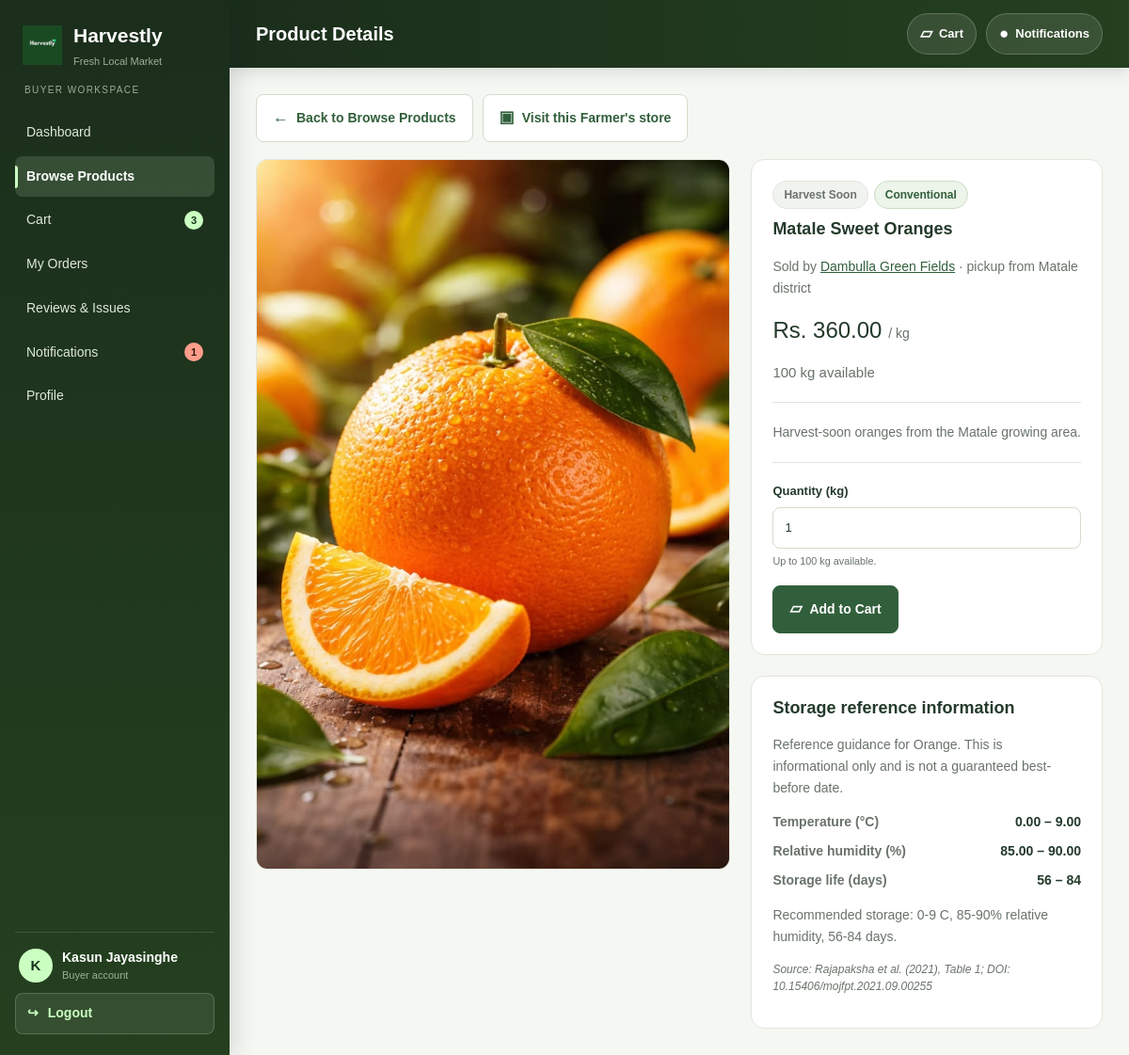
The page /Controller/Buyer/ProductDetailsController.php?id=9 (signed in) on the database its author committed.
### tables this page shows
CREATE TABLE IF NOT EXISTS products (
    product_id BIGINT UNSIGNED AUTO_INCREMENT PRIMARY KEY,
    farmer_id BIGINT UNSIGNED NOT NULL,
    category_id SMALLINT UNSIGNED NOT NULL,
    product_name VARCHAR(150) NOT NULL,
    description TEXT NULL,
    unit_price DECIMAL(12,2) NOT NULL,
    available_quantity DECIMAL(12,3) NOT NULL DEFAULT 0.000,
    unit_label VARCHAR(30) NOT NULL DEFAULT 'kg',
    listing_type ENUM('AVAILABLE_NOW','HARVEST_SOON','SEASONAL') NOT NULL,
    growing_method ENUM('ORGANIC','CONVENTIONAL','MIXED') NULL,
    shelf_life_reference_id BIGINT UNSIGNED NULL,
    harvest_date DATE NULL,
    available_from_date DATE NULL,
    season_start_date DATE NULL,
    season_end_date DATE NULL,
    best_before_date DATE NULL,
    storage_guidance TEXT NULL,
    listing_status ENUM('ACTIVE','INACTIVE','EXPIRED','SOLD_OUT') NOT NULL DEFAULT 'ACTIVE',
    created_at TIMESTAMP NOT NULL DEFAULT CURRENT_TIMESTAMP,
    updated_at TIMESTAMP NOT NULL DEFAULT CURRENT_TIMESTAMP ON UPDATE CURRENT_TIMESTAMP,
    CONSTRAINT fk_product_farmer
        FOREIGN KEY (farmer_id) REFERENCES users(user_id),
    CONSTRAINT fk_product_category
        FOREIGN KEY (category_id) REFERENCES product_categories(category_id),
    CONSTRAINT fk_product_shelf_reference
        FOREIGN KEY (shelf_life_reference_id) REFERENCES shelf_life_references(shelf_life_reference_id),
    KEY idx_product_farmer_status (farmer_id, listing_status),
    KEY idx_product_category_status (category_id, listing_status),
    KEY idx_product_listing_type (listing_type),
    KEY idx_product_best_before (best_before_date),
    KEY idx_product_name (product_name)
);

CREATE TABLE IF NOT EXISTS users (
    user_id BIGINT UNSIGNED AUTO_INCREMENT PRIMARY KEY,
    role ENUM('BUYER','FARMER','COURIER_PARTNER','ADMIN') NOT NULL,
    full_name VARCHAR(120) NOT NULL,
    email VARCHAR(190) NOT NULL,
    password_hash VARCHAR(255) NOT NULL,
    phone VARCHAR(25) NULL,
    account_status ENUM('PENDING','ACTIVE','REJECTED','SUSPENDED') NOT NULL DEFAULT 'PENDING',
    last_login_at DATETIME NULL,
    created_at TIMESTAMP NOT NULL DEFAULT CURRENT_TIMESTAMP,
    updated_at TIMESTAMP NOT NULL DEFAULT CURRENT_TIMESTAMP ON UPDATE CURRENT_TIMESTAMP,
    UNIQUE KEY uq_users_email (email),
    KEY idx_users_role_status (role, account_status)
);

CREATE TABLE IF NOT EXISTS shelf_life_references (
    shelf_life_reference_id BIGINT UNSIGNED AUTO_INCREMENT PRIMARY KEY,
    product_reference_name VARCHAR(120) NOT NULL,
    temperature_min_c DECIMAL(5,2) NULL,
    temperature_max_c DECIMAL(5,2) NULL,
    humidity_min_percent DECIMAL(5,2) NULL,
    humidity_max_percent DECIMAL(5,2) NULL,
    storage_life_min_days SMALLINT UNSIGNED NULL,
    storage_life_max_days SMALLINT UNSIGNED NULL,
    storage_guidance TEXT NULL,
    source_reference VARCHAR(500) NULL,
    is_active TINYINT(1) NOT NULL DEFAULT 1,
    created_at TIMESTAMP NOT NULL DEFAULT CURRENT_TIMESTAMP,
    updated_at TIMESTAMP NOT NULL DEFAULT CURRENT_TIMESTAMP ON UPDATE CURRENT_TIMESTAMP,
    UNIQUE KEY uq_shelf_life_product (product_reference_name),
    KEY idx_shelf_life_active (is_active)
);

### Controller/Buyer/ProductDetailsController.php (called while the page is built, shortened)
<?php
require_once __DIR__ . '/../../config/app.php';
require_once __DIR__ . '/../../Model/Buyer/Product.php';
$model = new Product();
$id = (int)($_GET['id'] ?? 0);
$product = $id > 0 ? $model->getProductById($id) : null;
require __DIR__ . '/../../View/Buyer/product-details.php';

### config/app.php (called while the page is built, shortened)
<?php
require_once __DIR__ . '/database.php';
require_once __DIR__ . '/status.php';
function db(): mysqli {
    return getDBConnection();
}
function url(string $path = ''): string {
    return rtrim(BASE_URL, '/') . '/' . ltrim($path, '/');
}
function e($value): string {
    return htmlspecialchars((string)$value, ENT_QUOTES, 'UTF-8');
}
function buyerRoute(string $controller, string $query = ''): string {
    $path = 'Controller/Buyer/' . ltrim($controller, '/');
    return url($path . ($query !== '' ? ('?' . ltrim($query, '?')) : ''));
}
function bindMysqliParams(mysqli_stmt $stmt, string $types, array &$params): void {
    $refs = [$types];
    foreach ($params as $key => &$value) {
        $refs[] = &$value;
    }
    $stmt->bind_param(...$refs);
}
function db_fetch_all(string $sql, string $types = '', array $params = []): array {
    $stmt = db()->prepare($sql);
    bindMysqliParams($stmt, $types, $params);
    if (!$stmt->execute()) {
        $stmt->close();
        return [];
    }
    $result = $stmt->get_result();
    $rows = $result ? $result->fetch_all(MYSQLI_ASSOC) : [];
    return $rows;
}
function db_fetch_one(string $sql, string $types = '', array $params = []): ?array {
    $rows = db_fetch_all($sql, $types, $params);
    return $rows[0] ?? null;
}

### config/database.php (called while the page is built, shortened)
<?php
function getDBConnection() {
    static $conn = null;
    if ($conn === null) {
        $conn = new mysqli(DB_HOST, DB_USER, DB_PASS, DB_NAME, DB_PORT);
        $conn->set_charset("utf8mb4");
        $conn->query("SET time_zone = '+05:30'");
    }
    return $conn;
}

### Model/Buyer/Product.php (called while the page is built, shortened)
<?php
final class Product
{
    private function imageUrl(?string $path, string $name = '', string $category = ''): string
    {
        $path = trim((string)$path);
        return url($path);
    }
    private function map(array $row): array
    {
        $row['id'] = (int)$row['id'];
        $row['farmer_id'] = (int)$row['farmer_id'];
        $row['price'] = (float)$row['price'];
        $row['rating'] = (float)($row['rating'] ?? 0);
        $row['reviews'] = (int)($row['reviews'] ?? 0);
        $row['organic'] = ($row['growing_method'] ?? '') === 'ORGANIC';
        $row['stock'] = (float)($row['stock'] ?? 0);
        $row['image'] = $this->imageUrl($row['image'] ?? '', $row['name'] ?? '', $row['category'] ?? '');
        $row['harvest_date'] = (string)($row['harvest_date'] ?? '');
        $row['shelf_reference'] = empty($row['shelf_life_reference_id'])
            ? null
            : db_fetch_one(
                'SELECT * FROM shelf_life_references WHERE shelf_life_reference_id=? AND is_active=1',
                'i',
                [(int)$row['shelf_life_reference_id']]
            );
        return $row;
    }
    private function baseSelect(): string
    {
        return "
            SELECT
                p.product_id AS id, p.shelf_life_reference_id,
                p.farmer_id,
                p.product_name AS name,
                p.unit_price AS price,
                p.unit_label AS unit,
                u.full_name AS farmer,
                COALESCE((
                    SELECT AVG(r.rating) FROM reviews r WHERE r.farmer_id = p.farmer_id
                ), 0) AS rating,
                COALESCE((
                    SELECT COUNT(*) FROM reviews r WHERE r.farmer_id = p.farmer_id
                ), 0) AS reviews,
                p.available_quantity AS stock,
                (
                    SELECT pi.image_path
                    FROM product_images pi
                    WHERE pi.product_id = p.product_id
                    ORDER BY pi.is_primary DESC, pi.image_id ASC
                    LIMIT 1
                ) AS image,
                p.description,
                p.harvest_date,
                COALESCE(fp.farm_name, u.full_name) AS farm,
                p.listing_type,
                p.growing_method,
                c.category_name AS category,
                d.district_name AS district
            FROM products p
            JOIN users u ON u.user_id = p.farmer_id
            JOIN product_categories c ON c.category_id = p.category_id
            JOIN farmer_profiles fp ON fp.farmer_id = p.farmer_id
            LEFT JOIN districts d ON d.district_id = fp.district_id
        ";
    }
    private function visibilityClause(): string
    {
        return "WHERE p.listing_status = 'ACTIVE'
                AND u.account_status = 'ACTIVE'
                AND fp.verification_status = 'APPROVED'
                AND c.is_active = 1";
    }
    public function getProductById(int $id): ?array
    {
        $row = db_fetch_one(
            $this->baseSelect() . ' ' . $this->visibilityClause() . '
             AND p.product_id = ?
             LIMIT 1',
            'i',
            [$id]
        );
        return $row ? $this->map($row) : null;
    }
}

### config/status.php (called while the page is built, shortened)
<?php
require_once __DIR__ . '/../config/app.php';
if (!function_exists('harvestlyStatusLabels')) {
    function harvestlyStatusLabels(): array
    {
        return [
            'PENDING_PAYMENT'    => 'Pending Payment',
            'PAID'               => 'Paid',
            'ACCEPTED'           => 'Accepted',
            'PREPARING'          => 'Preparing',
            'READY_FOR_DELIVERY' => 'Ready for Delivery',
            'PENDING_ASSIGNMENT' => 'Pending Assignment',
            'ASSIGNED'           => 'Assigned',
            'PICKED_UP'          => 'Picked Up',
            'IN_TRANSIT'         => 'In Transit',
            'OUT_FOR_DELIVERY'   => 'Out for Delivery',
            'DELIVERED'          => 'Delivered',
            'COMPLETED'          => 'Completed',
            'UNDELIVERABLE'      => 'Undeliverable',
            'REJECTED'           => 'Rejected',
            'CANCELLED'          => 'Cancelled',
            'HELD'               => 'Held',
            'PENDING_PAYOUT'     => 'Pending Payout',
            'EARNED'             => 'Earned',
            'PAID_OUT'           => 'Paid',
            'OPEN'               => 'Open',
            'UNDER_REVIEW'       => 'Under Review',
            'RESOLVED'           => 'Resolved',
            'AVAILABLE'          => 'Available',
            'UNAVAILABLE'        => 'Unavailable',
            'APPROVED'           => 'Approved',
            'ACTIVE'             => 'Active',
            'PENDING'            => 'Pending',
            'SUSPENDED'          => 'Suspended',
            'INACTIVE'           => 'Inactive',
            'SOLD_OUT'           => 'Sold Out',
            'AVAILABLE_NOW'      => 'Available Now',
            'HARVEST_SOON'       => 'Harvest Soon',
            'SEASONAL'           => 'Seasonal',
            'ORGANIC'            => 'Organic',
            'CONVENTIONAL'       => 'Conventional',
            'MIXED'              => 'Mixed',
            'SUCCESS'            => 'Success',
            'FAILED'             => 'Failed',
        ];
    }
}
if (!function_exists('harvestlyStatusLabel')) {
    function harvestlyStatusLabel(?string $status): string
    {
        $status = strtoupper(trim((string)$status));
        $labels = harvestlyStatusLabels();
        return $labels[$status] ?? ucwords(strtolower(str_replace('_', ' ', $status)));
    }
}
if (!function_exists('harvestlyMoney')) {
    function harvestlyMoney($amount): string
    {
        return 'Rs. ' . number_format((float)$amount, 2);
    }
}

### View/Buyer/product-details.php (the view, shortened to what this page needs)
<?php
require_once __DIR__ . '/../../config/app.php';
require __DIR__ . '/includes/layout.php';
    ?>
    <?php
$stock = (float)$product['stock'];
?>
<div class="buyer-actions no-print" style="margin-bottom:18px">
    <a class="buyer-button buyer-ghost" href="<?= e(buyerRoute('ProductController.php')) ?>">
        <span class="material-symbols-outlined" aria-hidden="true">arrow_back</span>
        <span>Back to Browse Products</span>
    </a>
    <?php if (!empty($product['farmer'])): ?>
    <a class="buyer-button buyer-ghost" href="<?= e(buyerRoute('FarmerStoreController.php', 'farmer=' . urlencode((string)$product['farmer']))) ?>">
        <span class="material-symbols-outlined" aria-hidden="true">storefront</span>
        <span>Visit this Farmer's store</span>
    </a>
    <?php endif; ?>
</div>
<div class="buyer-detail-layout">
    <div>
        <img class="buyer-detail-image" src="<?= e($product['image']) ?>" alt="<?= e($product['name']) ?>">
    </div>
    <div>
        <section class="buyer-panel">
            <div class="buyer-product-badges" style="margin-bottom:10px">
                <span class="buyer-badge buyer-badge--muted"><?= e(harvestlyStatusLabel((string)$product['listing_type'])) ?></span>
                <?php if (!empty($product['growing_method'])): ?>
                <span class="buyer-badge"><?= e(ucfirst(strtolower(str_replace('_', ' ', (string)$product['growing_method'])))) ?></span>
                <?php endif; ?>
            </div>
            <h2><?= e($product['name']) ?></h2>
            <p class="buyer-note">
                Sold by
                <?php if (!empty($product['farmer'])): ?>
                <a href="<?= e(buyerRoute('FarmerStoreController.php', 'farmer=' . urlencode((string)$product['farmer']))) ?>"><?= e($product['farmer']) ?></a>
                <?php else: ?>this Farmer<?php endif; ?>
                <?php if (!empty($product['district'])): ?>
                &middot; pickup from <?= e($product['district']) ?> district
                <?php endif; ?>
            </p>
            <p class="buyer-price" style="font-size:24px;margin:12px 0 4px"><?= e(harvestlyMoney($product['price'])) ?> <span style="font-size:14px;font-weight:400;color:var(--hv-muted)">/ <?= e($product['unit']) ?></span></p>
            <p class="buyer-muted"><?= e(rtrim(rtrim(number_format($stock, 3), '0'), '.')) ?> <?= e($product['unit']) ?> available</p>
            <?php if (!empty($product['description'])): ?>
            <hr class="buyer-hr">
            <p class="buyer-note"><?= nl2br(e((string)$product['description'])) ?></p>
            <?php endif; ?>
            <hr class="buyer-hr">
            <?php if ($stock > 0): ?>
            <form method="post" action="<?= e(buyerRoute('ProductController.php')) ?>">
                <div class="buyer-field">
                    <span>Quantity (<?= e($product['unit']) ?>)</span>
                    <input type="number" name="qty" min="0.001" step="0.001"
                           max="<?= e(rtrim(rtrim(number_format($stock, 3), '0'), '.')) ?>" value="1" required>
                    <small>Up to <?= e(rtrim(rtrim(number_format($stock, 3), '0'), '.')) ?> <?= e($product['unit']) ?> available.</small>
                </div>
                <button class="buyer-button" type="submit">
                    <span class="material-symbols-outlined" aria-hidden="true">shopping_cart</span>
                    <span>Add to Cart</span>
                </button>
            </form>
            <?php else: ?>
            <p class="buyer-note">This product is currently unavailable for purchase.</p>
            <?php endif; ?>
        </section>
        <?php
        if (!empty($product['shelf_reference'])):
        $reference = $product['shelf_reference'];
        ?>
        <section class="buyer-panel">
            <h3>Storage reference information</h3>
            <p class="buyer-note">
                Reference guidance for <?= e((string)$reference['product_reference_name']) ?>. This is
                informational only and is not a guaranteed best-before date.
            </p>
            <dl class="buyer-kv">
            <?php
            $rows = [
                'Temperature (°C)' => ['temperature_min_c', 'temperature_max_c'],
                'Relative humidity (%)' => ['humidity_min_percent', 'humidity_max_percent'],
                'Storage life (days)' => ['storage_life_min_days', 'storage_life_max_days'],
            ];
            foreach ($rows as $label => $keys):
                $min = $reference[$keys[0]] ?? null;
                $max = $reference[$keys[1]] ?? null;
            ?>
                <dt><?= e($label) ?></dt>
                <dd><?= e((string)$min) ?> &ndash; <?= e((string)$max) ?></dd>
            <?php endforeach; ?>
            </dl>
            <?php if (!empty($reference['storage_guidance'])): ?>
                <p class="buyer-note" style="margin-top:14px"><?= nl2br(e((string)$reference['storage_guidance'])) ?></p>
            <?php endif; ?>
            <?php if (!empty($reference['source_reference'])): ?>
                <p class="buyer-divider-note" style="margin-top:10px">Source: <?= e((string)$reference['source_reference']) ?></p>
            <?php endif; ?>
        </section>
        <?php endif; ?>
    </div>
</div>

### rows shown on the page
products: listing_type "Harvest Soon", growing_method "Conventional", product_name "Matale Sweet Oranges", farmer.full_name "Dambulla Green Fields", unit_price "Rs. 360.00", unit_label "kg", available_quantity "100", description "Harvest-soon oranges from the Matale growing area."
shelf_life_references: product_reference_name "Orange", temperature_min_c "0.00", temperature_max_c "9.00", humidity_min_percent "85.00", humidity_max_percent "90.00", storage_life_min_days "56", storage_life_max_days "84", storage_guidance "Recommended storage: 0-9 C, 85-90% relative humidity, 56-84 days.", source_reference "Rajapaksha et al. (2021), Table 1; DOI: 10.15406/mojfpt.2021.09.00255"

### other values the page prints
$item['label'] "Dashboard"
$item['label'] "Browse Products"
$item['label'] "Cart"
$item['count'] "3"
$item['label'] "My Orders"
$item['label'] "Reviews & Issues"
$item['label'] "Notifications"
$item['count'] "1"
$item['label'] "Profile"
$initials "K"
$displayName "Kasun Jayasinghe"
$title "Product Details"
$product['district'] "Matale"
$label "Temperature (°C)"
$label "Relative humidity (%)"
